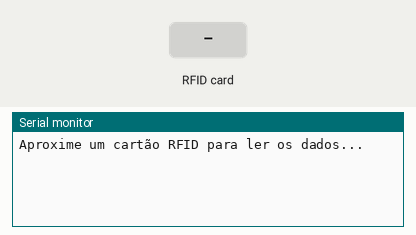
Recording of a sketch running on a simulated Arduino Uno, built with avr-gcc and run on an emulated ATmega328P. On the bench: the last lines printed to the serial monitor. The test bench sets the inputs (shaded band).

Above: at 1.2 s.
1.3 s: RFID card 5E 7A 19 C4 held to the reader
At 1.43 s:
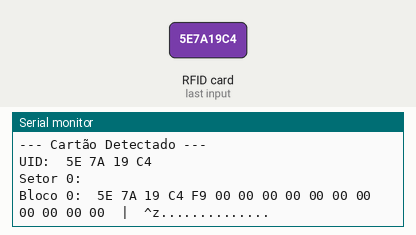
At 7.9 s:
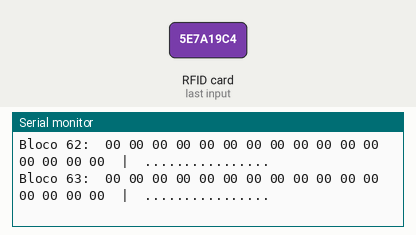

Measured:
- after the input at 1.3 s, the serial monitor: prints a new line at once (image 1)

The sketch:

FULL_DUMP.ino
```cpp
#include <SPI.h>
#include <MFRC522.h>

#define SS_PIN 10  // Pino SDA do MFRC522
#define RST_PIN 9  // Pino RST do MFRC522

MFRC522 mfrc522(SS_PIN, RST_PIN);

void setup() {
    Serial.begin(9600);
    SPI.begin();
    mfrc522.PCD_Init();

    Serial.println("Aproxime um cartão RFID para ler os dados...");
}

void loop() {
    // Verifica se há um novo cartão presente
    if (!mfrc522.PICC_IsNewCardPresent()) {
        return;
    }

    // Tenta ler o cartão
    if (!mfrc522.PICC_ReadCardSerial()) {
        return;
    }

    Serial.println("\n--- Cartão Detectado ---");
    Serial.print("UID: ");
    for (byte i = 0; i < mfrc522.uid.size; i++) {
        Serial.print(mfrc522.uid.uidByte[i] < 0x10 ? " 0" : " ");
        Serial.print(mfrc522.uid.uidByte[i], HEX);
    }
    Serial.println();

    // Chave padrão para autenticação
    MFRC522::MIFARE_Key key;
    for (byte i = 0; i < 6; i++) {
        key.keyByte[i] = 0xFF; // Chave padrão FF FF FF FF FF FF
    }

    // Percorre todos os setores e blocos
    for (byte setor = 0; setor < 16; setor++) {
        Serial.print("\nSetor ");
        Serial.print(setor);
        Serial.println(":");

        for (byte bloco = 0; bloco < 4; bloco++) {
            byte blocoNum = setor * 4 + bloco;

            // Autentica antes de ler
            if (mfrc522.PCD_Authenticate(MFRC522::PICC_CMD_MF_AUTH_KEY_A, blocoNum, &key, &(mfrc522.uid)) != MFRC522::STATUS_OK) {
                Serial.print("Falha ao autenticar bloco ");
                Serial.println(blocoNum);
                continue;
            }

            // Lê os dados do bloco
            byte buffer[18];
            byte tamanho = sizeof(buffer);
            if (mfrc522.MIFARE_Read(blocoNum, buffer, &tamanho) != MFRC522::STATUS_OK) {
                Serial.print("Erro ao ler bloco ");
                Serial.println(blocoNum);
                continue;
            }

            // Exibe os dados em HEX
            Serial.print("Bloco ");
            Serial.print(blocoNum);
            Serial.print(": ");
            for (byte i = 0; i < 16; i++) {
                Serial.print(buffer[i] < 0x10 ? " 0" : " ");
                Serial.print(buffer[i], HEX);
            }

            // Exibe dados em ASCII (se for legível)
            Serial.print("  |  ");
            for (byte i = 0; i < 16; i++) {
                if (buffer[i] >= 32 && buffer[i] <= 126) {
                    Serial.write(buffer[i]);
                } else {
                    Serial.print(".");
                }
            }
            Serial.println();
        }
    }

    mfrc522.PICC_HaltA();
    mfrc522.PCD_StopCrypto1();
}
```
